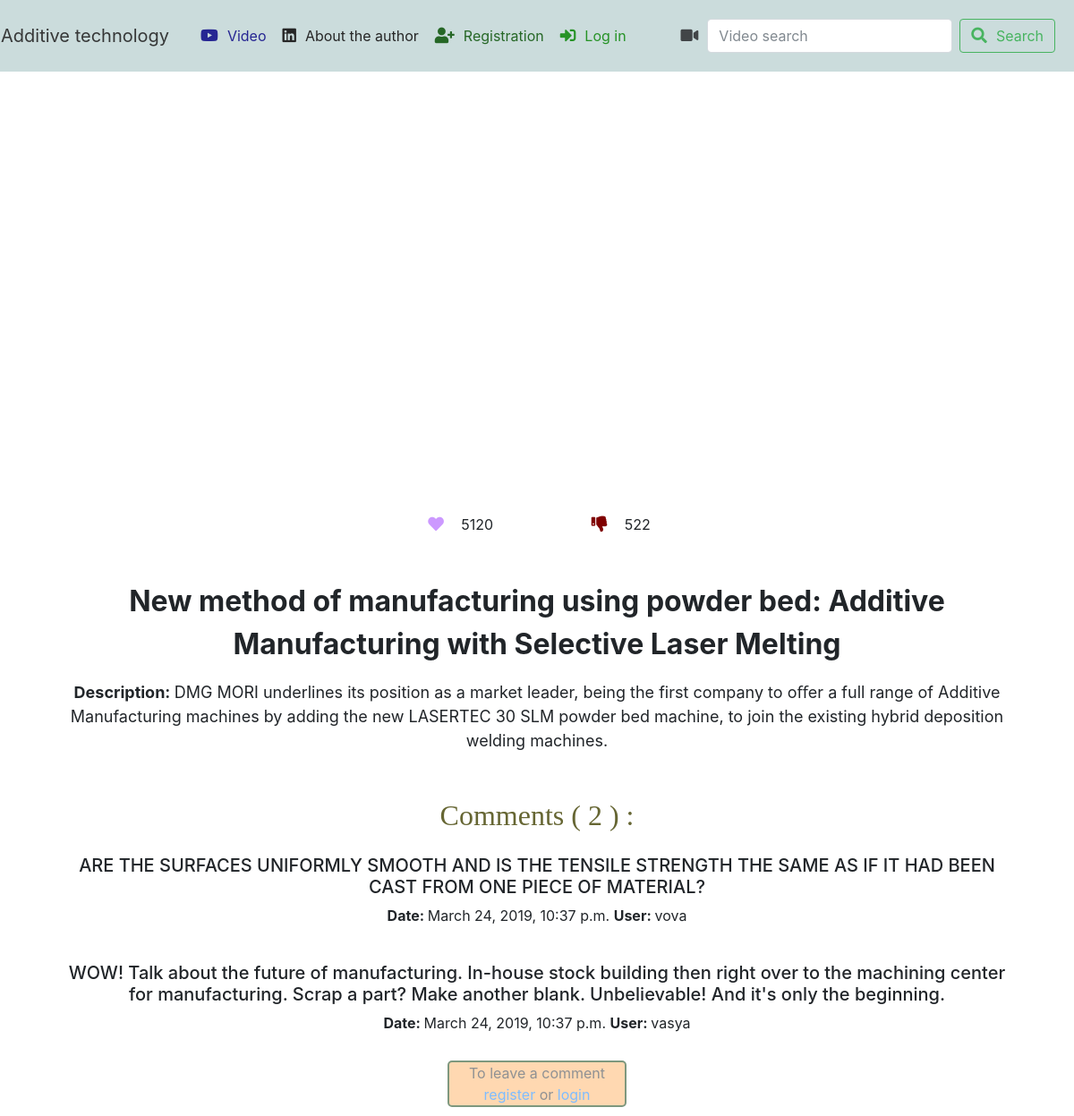
Page /video/get/10/ on the committed database.
### hello/models.py (models this page shows, shortened)
class Video(models.Model):
    class Meta():
        db_table = "Video"
    Video_url = models.URLField()
    Video_name = models.CharField(max_length=200)
    Video_description = models.TextField()
    Video_data = models.DateTimeField(auto_now_add=True)
    Video_likes = models.IntegerField(default=0)
    Video_dislikes = models.IntegerField(default=0)

class Comment(models.Model):
    class Meta():
        db_table = "Comment"
        ordering = ['-Comment_data']
    Comment_text = models.TextField(verbose_name="New comment")
    Comment_data = models.DateTimeField(auto_now_add=True)
    Comment_Video = models.ForeignKey(Video, on_delete=models.CASCADE)
    Comment_User = models.ForeignKey(User, on_delete=models.CASCADE)

### hello/views.py (the view)
def OneVideo(request, video_id):
    args = {}
    comment_form = form.CommentsForm
    args.update(csrf(request))
    args["form"] = comment_form
    args["video"] = Video.objects.get(id=video_id)
    args["Comment"] = Comment.objects.filter(Comment_Video_id=video_id)
    return render(request, "OneVideo.html", args)

### hello/templates/OneVideo.html (shortened to what this page needs)
{% extends 'MainTemplate.html' %}
{% load staticfiles %}
{% block OneVideo %}
<div class="container-fluid text-center">
    <iframe width="800" height="500" src={{ video.Video_url }} frameborder="0"
    allow="accelerometer; autoplay; encrypted-media; gyroscope; picture-in-picture" allowfullscreen>
</iframe>
<div style="padding: 20px">
    <p class="fx">
        <a href="#" id="like" name="{{ video.id }}">
            <span class="fas fa-heart">
            </span>
        </a>
        <span id="count_likes">{{ video.Video_likes }}</span>
        <a href="#" id="dislike" name="{{ video.id }}">
            <span class="fas fa-thumbs-down">
            </span>
        </a>
        <span id="count_dislikes">{{ video.Video_dislikes }}</span>
    </p>
</div>
<div style="padding: 30px">
    <p style="font-size: xx-large; font-weight: bold;">{{ video.Video_name }}</p>
    <p style="font-size: large">
        <a style="font-weight: bold">Description:   </a> {{ video.Video_description }}
    </p>
</div>
<div class="container text-center">
    <a class="fx"><font size="6" color="#666633" face="Comic Sans MS"> Comments ( {{ Comment|length }} ) : </font></a>
<br>
        {% for com in Comment %}
    <div class="container text-center" id="comment_text">
        <h5>{{ com.Comment_text }}</h5>
        <a style="font-weight: bold">Date:   </a><a>{{ com.Comment_data }}</a>
        <a style="font-weight: bold">User:   </a><a>{{ com.Comment_User }}</a>
    </div>
        {% endfor %}
</div>
</div>
{% if not user.is_authenticated %}
<div class="block1">
    <a>To leave a comment
        <a href="{% url 'registration_url' %}">register
        </a> or
        <a href="{% url 'login_url' %}">login
        </a>
    </a>
</div>
{% endif %}
{% endblock %}

### hello/static/style.css (style rules this page uses)
#dislike { padding-left: 100px; }
.fab, .fas { font-size: 110%; padding-right: 10px; }
.fas { position: relative; margin: 0 auto; }
.fa-heart:before { color: #cc99ff; padding: 5px; }
.fa-thumbs-down:before { color: #800000; padding: 5px; }
.fx { text-align: center; margin: 0 300px }
iframe { padding-top: 40px; }
.block1 { margin: 10px auto; opacity: 0.5; width: 200px; height: auto; text-align: center; background: #ffb366; border: 2px solid #003300; border-radius: 5px; font-size: medium; }
#comment_text { display: inline-block; clear:both; padding: 20px; }
a { text-decoration: none; }

### rows in the picture
Video: Video_likes "5120", Video_dislikes "522", Video_name "New method of manufacturing using powder bed: Additive Manufacturing with Selective Laser Melting", Video_description "DMG MORI underlines its position as a market leader, being the first company to oﬀer a full range of Additive Manufacturing machines by adding the new LASERTEC 30 SLM powder bed machine, to join the existing hybrid deposition welding machines."
Comment: Comment_text "ARE THE SURFACES UNIFORMLY SMOOTH AND IS THE TENSILE STRENGTH THE SAME AS IF IT HAD BEEN CAST FROM ONE PIECE OF MATERIAL?", Comment_data "March 24, 2019, 10:37 p.m.", Comment_User "vova"
Comment: Comment_text "WOW! Talk about the future of manufacturing. In-house stock building then right over to the machining center for manufacturing. Scrap a part? Make another blank. Unbelievable! And it's only the beginning.", Comment_data "March 24, 2019, 10:37 p.m.", Comment_User "vasya"

### other values in the picture
{{ Comment|length }} "2"
